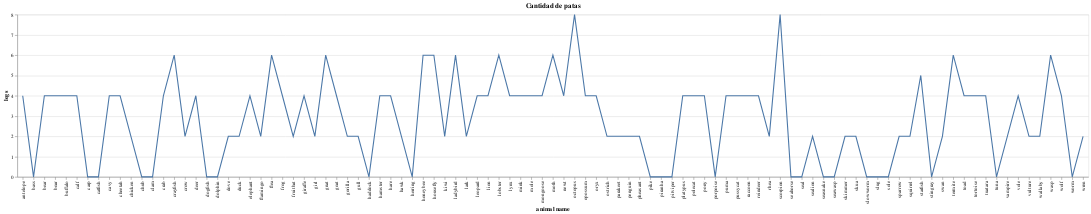

The code cell stored with this chart in its notebook:
### Code cell
plot_legs.title = 'Cantidad de patas'
plot_legs

### Figure 1 — Vega-Lite specification as saved in the notebook (floating-point values rounded to 4 significant figures)
{"config": {"view": {"continuousWidth": 400, "continuousHeight": 300}}, "data": {"name": "data-e3d594e206aeb1e7e4985628e88d3eb2"}, "mark": "line", "encoding": {"x": {"field": "animal name", "type": "nominal"}, "y": {"field": "legs", "type": "quantitative"}}, "title": "Cantidad de patas", "$schema": "https://vega.github.io/schema/vega-lite/v4.17.0.json", "datasets": {"data-e3d594e206aeb1e7e4985628e88d3eb2": [{"animal name": "antelope", "hair": 1, "feathers": 0, "eggs": 0, "milk": 1, "airborne": 0, "aquatic": 0, "predator": 0, "toothed": 1, "backbone": 1, "breathes": 1, "venomous": 0, "fins": 0, "legs": 4, "tail": 1, "domestic": 0, " cat-size": 1, "type": 1}, {"animal name": "bass", "hair": 0, "feathers": 0, "eggs": 1, "milk": 0, "airborne": 0, "aquatic": 1, "predator": 1, "toothed": 1, "backbone": 1, "breathes": 0, "venomous": 0, "fins": 1, "legs": 0, "tail": 1, "domestic": 0, " cat-size": 0, "type": 4}, {"animal name": "bear", "hair": 1, "feathers": 0, "eggs": 0, "milk": 1, "airborne": 0, "aquatic": 0, "predator": 1, "toothed": 1, "backbone": 1, "breathes": 1, "venomous": 0, "fins": 0, "legs": 4, "tail": 0, "domestic": 0, " cat-size": 1, "type": 1}, {"animal name": "boar", "hair": 1, "feathers": 0, "eggs": 0, "milk": 1, "airborne": 0, "aquatic": 0, "predator": 1, "toothed": 1, "backbone": 1, "breathes": 1, "venomous": 0, "fins": 0, "legs": 4, "tail": 1, "domestic": 0, " cat-size": 1, "type": 1}, {"animal name": "buffalo", "hair": 1, "feathers": 0, "eggs": 0, "milk": 1, "airborne": 0, "aquatic": 0, "predator": 0, "toothed": 1, "backbone": 1, "breathes": 1, "venomous": 0, "fins": 0, "legs": 4, "tail": 1, "domestic": 0, " cat-size": 1, "type": 1}, {"animal name": "calf", "hair": 1, "feathers": 0, "eggs": 0, "milk": 1, "airborne": 0, "aquatic": 0, "predator": 0, "toothed": 1, "backbone": 1, "breathes": 1, "venomous": 0, "fins": 0, "legs": 4, "tail": 1, "domestic": 1, " cat-size": 1, "type": 1}, {"animal name": "carp", "hair": 0, "feathers": 0, "eggs": 1, "milk": 0, "airborne": 0, "aquatic": 1, "predator": 0, "toothed": 1, "backbone": 1, "breathes": 0, "venomous": 0, "fins": 1, "legs": 0, "tail": 1, "domestic": 1, " cat-size": 0, "type": 4}, {"animal name": "catfish", "hair": 0, "feathers": 0, "eggs": 1, "milk": 0, "airborne": 0, "aquatic": 1, "predator": 1, "toothed": 1, "backbone": 1, "breathes": 0, "venomous": 0, "fins": 1, "legs": 0, "tail": 1, "domestic": 0, " cat-size": 0, "type": 4}, {"animal name": "cavy", "hair": 1, "feathers": 0, "eggs": 0, "milk": 1, "airborne": 0, "aquatic": 0, "predator": 0, "toothed": 1, "backbone": 1, "breathes": 1, "venomous": 0, "fins": 0, "legs": 4, "tail": 0, "domestic": 1, " cat-size": 0, "type": 1}, {"animal name": "cheetah", "hair": 1, "feathers": 0, "eggs": 0, "milk": 1, "airborne": 0, "aquatic": 0, "predator": 1, "toothed": 1, "backbone": 1, "breathes": 1, "venomous": 0, "fins": 0, "legs": 4, "tail": 1, "domestic": 0, " cat-size": 1, "type": 1}, {"animal name": "chicken", "hair": 0, "feathers": 1, "eggs": 1, "milk": 0, "airborne": 1, "aquatic": 0, "predator": 0, "toothed": 0, "backbone": 1, "breathes": 1, "venomous": 0, "fins": 0, "legs": 2, "tail": 1, "domestic": 1, " cat-size": 0, "type": 2}, {"animal name": "chub", "hair": 0, "feathers": 0, "eggs": 1, "milk": 0, "airborne": 0, "aquatic": 1, "predator": 1, "toothed": 1, "backbone": 1, "breathes": 0, "venomous": 0, "fins": 1, "legs": 0, "tail": 1, "domestic": 0, " cat-size": 0, "type": 4}, {"animal name": "clam", "hair": 0, "feathers": 0, "eggs": 1, "milk": 0, "airborne": 0, "aquatic": 0, "predator": 1, "toothed": 0, "backbone": 0, "breathes": 0, "venomous": 0, "fins": 0, "legs": 0, "tail": 0, "domestic": 0, " cat-size": 0, "type": 7}, {"animal name": "crab", "hair": 0, "feathers": 0, "eggs": 1, "milk": 0, "airborne": 0, "aquatic": 1, "predator": 1, "toothed": 0, "backbone": 0, "breathes": 0, "venomous": 0, "fins": 0, "legs": 4, "tail": 0, "domestic": 0, " cat-size": 0, "type": 7}, {"animal name": "crayfish", "hair": 0, "feathers": 0, "eggs": 1, "milk": 0, "airborne": 0, "aquatic": 1, "predator": 1, "toothed": 0, "backbone": 0, "breathes": 0, "venomous": 0, "fins": 0, "legs": 6, "tail": 0, "domestic": 0, " cat-size": 0, "type": 7}, {"animal name": "crow", "hair": 0, "feathers": 1, "eggs": 1, "milk": 0, "airborne": 1, "aquatic": 0, "predator": 1, "toothed": 0, "backbone": 1, "breathes": 1, "venomous": 0, "fins": 0, "legs": 2, "tail": 1, "domestic": 0, " cat-size": 0, "type": 2}, {"animal name": "deer", "hair": 1, "feathers": 0, "eggs": 0, "milk": 1, "airborne": 0, "aquatic": 0, "predator": 0, "toothed": 1, "backbone": 1, "breathes": 1, "venomous": 0, "fins": 0, "legs": 4, "tail": 1, "domestic": 0, " cat-size": 1, "type": 1}, {"animal name": "dogfish", "hair": 0, "feathers": 0, "eggs": 1, "milk": 0, "airborne": 0, "aquatic": 1, "predator": 1, "toothed": 1, "backbone": 1, "breathes": 0, "venomous": 0, "fins": 1, "legs": 0, "tail": 1, "domestic": 0, " cat-size": 1, "type": 4}, {"animal name": "dolphin", "hair": 0, "feathers": 0, "eggs": 0, "milk": 1, "airborne": 0, "aquatic": 1, "predator": 1, "toothed": 1, "backbone": 1, "breathes": 1, "venomous": 0, "fins": 1, "legs": 0, "tail": 1, "domestic": 0, " cat-size": 1, "type": 1}, {"animal name": "dove", "hair": 0, "feathers": 1, "eggs": 1, "milk": 0, "airborne": 1, "aquatic": 0, "predator": 0, "toothed": 0, "backbone": 1, "breathes": 1, "venomous": 0, "fins": 0, "legs": 2, "tail": 1, "domestic": 1, " cat-size": 0, "type": 2}, {"animal name": "duck", "hair": 0, "feathers": 1, "eggs": 1, "milk": 0, "airborne": 1, "aquatic": 1, "predator": 0, "toothed": 0, "backbone": 1, "breathes": 1, "venomous": 0, "fins": 0, "legs": 2, "tail": 1, "domestic": 0, " cat-size": 0, "type": 2}, {"animal name": "elephant", "hair": 1, "feathers": 0, "eggs": 0, "milk": 1, "airborne": 0, "aquatic": 0, "predator": 0, "toothed": 1, "backbone": 1, "breathes": 1, "venomous": 0, "fins": 0, "legs": 4, "tail": 1, "domestic": 0, " cat-size": 1, "type": 1}, {"animal name": "flamingo", "hair": 0, "feathers": 1, "eggs": 1, "milk": 0, "airborne": 1, "aquatic": 0, "predator": 0, "toothed": 0, "backbone": 1, "breathes": 1, "venomous": 0, "fins": 0, "legs": 2, "tail": 1, "domestic": 0, " cat-size": 1, "type": 2}, {"animal name": "flea", "hair": 0, "feathers": 0, "eggs": 1, "milk": 0, "airborne": 0, "aquatic": 0, "predator": 0, "toothed": 0, "backbone": 0, "breathes": 1, "venomous": 0, "fins": 0, "legs": 6, "tail": 0, "domestic": 0, " cat-size": 0, "type": 6}, {"animal name": "frog", "hair": 0, "feathers": 0, "eggs": 1, "milk": 0, "airborne": 0, "aquatic": 1, "predator": 1, "toothed": 1, "backbone": 1, "breathes": 1, "venomous": 0, "fins": 0, "legs": 4, "tail": 0, "domestic": 0, " cat-size": 0, "type": 5}, {"animal name": "frog", "hair": 0, "feathers": 0, "eggs": 1, "milk": 0, "airborne": 0, "aquatic": 1, "predator": 1, "toothed": 1, "backbone": 1, "breathes": 1, "venomous": 1, "fins": 0, "legs": 4, "tail": 0, "domestic": 0, " cat-size": 0, "type": 5}, {"animal name": "fruitbat", "hair": 1, "feathers": 0, "eggs": 0, "milk": 1, "airborne": 1, "aquatic": 0, "predator": 0, "toothed": 1, "backbone": 1, "breathes": 1, "venomous": 0, "fins": 0, "legs": 2, "tail": 1, "domestic": 0, " cat-size": 0, "type": 1}, {"animal name": "giraffe", "hair": 1, "feathers": 0, "eggs": 0, "milk": 1, "airborne": 0, "aquatic": 0, "predator": 0, "toothed": 1, "backbone": 1, "breathes": 1, "venomous": 0, "fins": 0, "legs": 4, "tail": 1, "domestic": 0, " cat-size": 1, "type": 1}, {"animal name": "girl", "hair": 1, "feathers": 0, "eggs": 0, "milk": 1, "airborne": 0, "aquatic": 0, "predator": 1, "toothed": 1, "backbone": 1, "breathes": 1, "venomous": 0, "fins": 0, "legs": 2, "tail": 0, "domestic": 1, " cat-size": 1, "type": 1}, {"animal name": "gnat", "hair": 0, "feathers": 0, "eggs": 1, "milk": 0, "airborne": 1, "aquatic": 0, "predator": 0, "toothed": 0, "backbone": 0, "breathes": 1, "venomous": 0, "fins": 0, "legs": 6, "tail": 0, "domestic": 0, " cat-size": 0, "type": 6}, {"animal name": "goat", "hair": 1, "feathers": 0, "eggs": 0, "milk": 1, "airborne": 0, "aquatic": 0, "predator": 0, "toothed": 1, "backbone": 1, "breathes": 1, "venomous": 0, "fins": 0, "legs": 4, "tail": 1, "domestic": 1, " cat-size": 1, "type": 1}, {"animal name": "gorilla", "hair": 1, "feathers": 0, "eggs": 0, "milk": 1, "airborne": 0, "aquatic": 0, "predator": 0, "toothed": 1, "backbone": 1, "breathes": 1, "venomous": 0, "fins": 0, "legs": 2, "tail": 0, "domestic": 0, " cat-size": 1, "type": 1}, {"animal name": "gull", "hair": 0, "feathers": 1, "eggs": 1, "milk": 0, "airborne": 1, "aquatic": 1, "predator": 1, "toothed": 0, "backbone": 1, "breathes": 1, "venomous": 0, "fins": 0, "legs": 2, "tail": 1, "domestic": 0, " cat-size": 0, "type": 2}, {"animal name": "haddock", "hair": 0, "feathers": 0, "eggs": 1, "milk": 0, "airborne": 0, "aquatic": 1, "predator": 0, "toothed": 1, "backbone": 1, "breathes": 0, "venomous": 0, "fins": 1, "legs": 0, "tail": 1, "domestic": 0, " cat-size": 0, "type": 4}, {"animal name": "hamster", "hair": 1, "feathers": 0, "eggs": 0, "milk": 1, "airborne": 0, "aquatic": 0, "predator": 0, "toothed": 1, "backbone": 1, "breathes": 1, "venomous": 0, "fins": 0, "legs": 4, "tail": 1, "domestic": 1, " cat-size": 0, "type": 1}, {"animal name": "hare", "hair": 1, "feathers": 0, "eggs": 0, "milk": 1, "airborne": 0, "aquatic": 0, "predator": 0, "toothed": 1, "backbone": 1, "breathes": 1, "venomous": 0, "fins": 0, "legs": 4, "tail": 1, "domestic": 0, " cat-size": 0, "type": 1}, {"animal name": "hawk", "hair": 0, "feathers": 1, "eggs": 1, "milk": 0, "airborne": 1, "aquatic": 0, "predator": 1, "toothed": 0, "backbone": 1, "breathes": 1, "venomous": 0, "fins": 0, "legs": 2, "tail": 1, "domestic": 0, " cat-size": 0, "type": 2}, {"animal name": "herring", "hair": 0, "feathers": 0, "eggs": 1, "milk": 0, "airborne": 0, "aquatic": 1, "predator": 1, "toothed": 1, "backbone": 1, "breathes": 0, "venomous": 0, "fins": 1, "legs": 0, "tail": 1, "domestic": 0, " cat-size": 0, "type": 4}, {"animal name": "honeybee", "hair": 1, "feathers": 0, "eggs": 1, "milk": 0, "airborne": 1, "aquatic": 0, "predator": 0, "toothed": 0, "backbone": 0, "breathes": 1, "venomous": 1, "fins": 0, "legs": 6, "tail": 0, "domestic": 1, " cat-size": 0, "type": 6}, {"animal name": "housefly", "hair": 1, "feathers": 0, "eggs": 1, "milk": 0, "airborne": 1, "aquatic": 0, "predator": 0, "toothed": 0, "backbone": 0, "breathes": 1, "venomous": 0, "fins": 0, "legs": 6, "tail": 0, "domestic": 0, " cat-size": 0, "type": 6}, {"animal name": "kiwi", "hair": 0, "feathers": 1, "eggs": 1, "milk": 0, "airborne": 0, "aquatic": 0, "predator": 1, "toothed": 0, "backbone": 1, "breathes": 1, "venomous": 0, "fins": 0, "legs": 2, "tail": 1, "domestic": 0, " cat-size": 0, "type": 2}, {"animal name": "ladybird", "hair": 0, "feathers": 0, "eggs": 1, "milk": 0, "airborne": 1, "aquatic": 0, "predator": 1, "toothed": 0, "backbone": 0, "breathes": 1, "venomous": 0, "fins": 0, "legs": 6, "tail": 0, "domestic": 0, " cat-size": 0, "type": 6}, {"animal name": "lark", "hair": 0, "feathers": 1, "eggs": 1, "milk": 0, "airborne": 1, "aquatic": 0, "predator": 0, "toothed": 0, "backbone": 1, "breathes": 1, "venomous": 0, "fins": 0, "legs": 2, "tail": 1, "domestic": 0, " cat-size": 0, "type": 2}, {"animal name": "leopard", "hair": 1, "feathers": 0, "eggs": 0, "milk": 1, "airborne": 0, "aquatic": 0, "predator": 1, "toothed": 1, "backbone": 1, "breathes": 1, "venomous": 0, "fins": 0, "legs": 4, "tail": 1, "domestic": 0, " cat-size": 1, "type": 1}, {"animal name": "lion", "hair": 1, "feathers": 0, "eggs": 0, "milk": 1, "airborne": 0, "aquatic": 0, "predator": 1, "toothed": 1, "backbone": 1, "breathes": 1, "venomous": 0, "fins": 0, "legs": 4, "tail": 1, "domestic": 0, " cat-size": 1, "type": 1}, {"animal name": "lobster", "hair": 0, "feathers": 0, "eggs": 1, "milk": 0, "airborne": 0, "aquatic": 1, "predator": 1, "toothed": 0, "backbone": 0, "breathes": 0, "venomous": 0, "fins": 0, "legs": 6, "tail": 0, "domestic": 0, " cat-size": 0, "type": 7}, {"animal name": "lynx", "hair": 1, "feathers": 0, "eggs": 0, "milk": 1, "airborne": 0, "aquatic": 0, "predator": 1, "toothed": 1, "backbone": 1, "breathes": 1, "venomous": 0, "fins": 0, "legs": 4, "tail": 1, "domestic": 0, " cat-size": 1, "type": 1}, {"animal name": "mink", "hair": 1, "feathers": 0, "eggs": 0, "milk": 1, "airborne": 0, "aquatic": 1, "predator": 1, "toothed": 1, "backbone": 1, "breathes": 1, "venomous": 0, "fins": 0, "legs": 4, "tail": 1, "domestic": 0, " cat-size": 1, "type": 1}, {"animal name": "mole", "hair": 1, "feathers": 0, "eggs": 0, "milk": 1, "airborne": 0, "aquatic": 0, "predator": 1, "toothed": 1, "backbone": 1, "breathes": 1, "venomous": 0, "fins": 0, "legs": 4, "tail": 1, "domestic": 0, " cat-size": 0, "type": 1}, {"animal name": "mongoose", "hair": 1, "feathers": 0, "eggs": 0, "milk": 1, "airborne": 0, "aquatic": 0, "predator": 1, "toothed": 1, "backbone": 1, "breathes": 1, "venomous": 0, "fins": 0, "legs": 4, "tail": 1, "domestic": 0, " cat-size": 1, "type": 1}, {"animal name": "moth", "hair": 1, "feathers": 0, "eggs": 1, "milk": 0, "airborne": 1, "aquatic": 0, "predator": 0, "toothed": 0, "backbone": 0, "breathes": 1, "venomous": 0, "fins": 0, "legs": 6, "tail": 0, "domestic": 0, " cat-size": 0, "type": 6}, {"animal name": "newt", "hair": 0, "feathers": 0, "eggs": 1, "milk": 0, "airborne": 0, "aquatic": 1, "predator": 1, "toothed": 1, "backbone": 1, "breathes": 1, "venomous": 0, "fins": 0, "legs": 4, "tail": 1, "domestic": 0, " cat-size": 0, "type": 5}, {"animal name": "octopus", "hair": 0, "feathers": 0, "eggs": 1, "milk": 0, "airborne": 0, "aquatic": 1, "predator": 1, "toothed": 0, "backbone": 0, "breathes": 0, "venomous": 0, "fins": 0, "legs": 8, "tail": 0, "domestic": 0, " cat-size": 1, "type": 7}, {"animal name": "opossum", "hair": 1, "feathers": 0, "eggs": 0, "milk": 1, "airborne": 0, "aquatic": 0, "predator": 1, "toothed": 1, "backbone": 1, "breathes": 1, "venomous": 0, "fins": 0, "legs": 4, "tail": 1, "domestic": 0, " cat-size": 0, "type": 1}, {"animal name": "oryx", "hair": 1, "feathers": 0, "eggs": 0, "milk": 1, "airborne": 0, "aquatic": 0, "predator": 0, "toothed": 1, "backbone": 1, "breathes": 1, "venomous": 0, "fins": 0, "legs": 4, "tail": 1, "domestic": 0, " cat-size": 1, "type": 1}, {"animal name": "ostrich", "hair": 0, "feathers": 1, "eggs": 1, "milk": 0, "airborne": 0, "aquatic": 0, "predator": 0, "toothed": 0, "backbone": 1, "breathes": 1, "venomous": 0, "fins": 0, "legs": 2, "tail": 1, "domestic": 0, " cat-size": 1, "type": 2}, {"animal name": "parakeet", "hair": 0, "feathers": 1, "eggs": 1, "milk": 0, "airborne": 1, "aquatic": 0, "predator": 0, "toothed": 0, "backbone": 1, "breathes": 1, "venomous": 0, "fins": 0, "legs": 2, "tail": 1, "domestic": 1, " cat-size": 0, "type": 2}, {"animal name": "penguin", "hair": 0, "feathers": 1, "eggs": 1, "milk": 0, "airborne": 0, "aquatic": 1, "predator": 1, "toothed": 0, "backbone": 1, "breathes": 1, "venomous": 0, "fins": 0, "legs": 2, "tail": 1, "domestic": 0, " cat-size": 1, "type": 2}, {"animal name": "pheasant", "hair": 0, "feathers": 1, "eggs": 1, "milk": 0, "airborne": 1, "aquatic": 0, "predator": 0, "toothed": 0, "backbone": 1, "breathes": 1, "venomous": 0, "fins": 0, "legs": 2, "tail": 1, "domestic": 0, " cat-size": 0, "type": 2}, {"animal name": "pike", "hair": 0, "feathers": 0, "eggs": 1, "milk": 0, "airborne": 0, "aquatic": 1, "predator": 1, "toothed": 1, "backbone": 1, "breathes": 0, "venomous": 0, "fins": 1, "legs": 0, "tail": 1, "domestic": 0, " cat-size": 1, "type": 4}, {"animal name": "piranha", "hair": 0, "feathers": 0, "eggs": 1, "milk": 0, "airborne": 0, "aquatic": 1, "predator": 1, "toothed": 1, "backbone": 1, "breathes": 0, "venomous": 0, "fins": 1, "legs": 0, "tail": 1, "domestic": 0, " cat-size": 0, "type": 4}, {"animal name": "pitviper", "hair": 0, "feathers": 0, "eggs": 1, "milk": 0, "airborne": 0, "aquatic": 0, "predator": 1, "toothed": 1, "backbone": 1, "breathes": 1, "venomous": 1, "fins": 0, "legs": 0, "tail": 1, "domestic": 0, " cat-size": 0, "type": 3}, {"animal name": "platypus", "hair": 1, "feathers": 0, "eggs": 1, "milk": 1, "airborne": 0, "aquatic": 1, "predator": 1, "toothed": 0, "backbone": 1, "breathes": 1, "venomous": 0, "fins": 0, "legs": 4, "tail": 1, "domestic": 0, " cat-size": 1, "type": 1}, {"animal name": "polecat", "hair": 1, "feathers": 0, "eggs": 0, "milk": 1, "airborne": 0, "aquatic": 0, "predator": 1, "toothed": 1, "backbone": 1, "breathes": 1, "venomous": 0, "fins": 0, "legs": 4, "tail": 1, "domestic": 0, " cat-size": 1, "type": 1}, {"animal name": "pony", "hair": 1, "feathers": 0, "eggs": 0, "milk": 1, "airborne": 0, "aquatic": 0, "predator": 0, "toothed": 1, "backbone": 1, "breathes": 1, "venomous": 0, "fins": 0, "legs": 4, "tail": 1, "domestic": 1, " cat-size": 1, "type": 1}, {"animal name": "porpoise", "hair": 0, "feathers": 0, "eggs": 0, "milk": 1, "airborne": 0, "aquatic": 1, "predator": 1, "toothed": 1, "backbone": 1, "breathes": 1, "venomous": 0, "fins": 1, "legs": 0, "tail": 1, "domestic": 0, " cat-size": 1, "type": 1}, {"animal name": "puma", "hair": 1, "feathers": 0, "eggs": 0, "milk": 1, "airborne": 0, "aquatic": 0, "predator": 1, "toothed": 1, "backbone": 1, "breathes": 1, "venomous": 0, "fins": 0, "legs": 4, "tail": 1, "domestic": 0, " cat-size": 1, "type": 1}, {"animal name": "pussycat", "hair": 1, "feathers": 0, "eggs": 0, "milk": 1, "airborne": 0, "aquatic": 0, "predator": 1, "toothed": 1, "backbone": 1, "breathes": 1, "venomous": 0, "fins": 0, "legs": 4, "tail": 1, "domestic": 1, " cat-size": 1, "type": 1}, {"animal name": "raccoon", "hair": 1, "feathers": 0, "eggs": 0, "milk": 1, "airborne": 0, "aquatic": 0, "predator": 1, "toothed": 1, "backbone": 1, "breathes": 1, "venomous": 0, "fins": 0, "legs": 4, "tail": 1, "domestic": 0, " cat-size": 1, "type": 1}, {"animal name": "reindeer", "hair": 1, "feathers": 0, "eggs": 0, "milk": 1, "airborne": 0, "aquatic": 0, "predator": 0, "toothed": 1, "backbone": 1, "breathes": 1, "venomous": 0, "fins": 0, "legs": 4, "tail": 1, "domestic": 1, " cat-size": 1, "type": 1}, {"animal name": "rhea", "hair": 0, "feathers": 1, "eggs": 1, "milk": 0, "airborne": 0, "aquatic": 0, "predator": 1, "toothed": 0, "backbone": 1, "breathes": 1, "venomous": 0, "fins": 0, "legs": 2, "tail": 1, "domestic": 0, " cat-size": 1, "type": 2}, {"animal name": "scorpion", "hair": 0, "feathers": 0, "eggs": 0, "milk": 0, "airborne": 0, "aquatic": 0, "predator": 1, "toothed": 0, "backbone": 0, "breathes": 1, "venomous": 1, "fins": 0, "legs": 8, "tail": 1, "domestic": 0, " cat-size": 0, "type": 7}, {"animal name": "seahorse", "hair": 0, "feathers": 0, "eggs": 1, "milk": 0, "airborne": 0, "aquatic": 1, "predator": 0, "toothed": 1, "backbone": 1, "breathes": 0, "venomous": 0, "fins": 1, "legs": 0, "tail": 1, "domestic": 0, " cat-size": 0, "type": 4}, {"animal name": "seal", "hair": 1, "feathers": 0, "eggs": 0, "milk": 1, "airborne": 0, "aquatic": 1, "predator": 1, "toothed": 1, "backbone": 1, "breathes": 1, "venomous": 0, "fins": 1, "legs": 0, "tail": 0, "domestic": 0, " cat-size": 1, "type": 1}, {"animal name": "sealion", "hair": 1, "feathers": 0, "eggs": 0, "milk": 1, "airborne": 0, "aquatic": 1, "predator": 1, "toothed": 1, "backbone": 1, "breathes": 1, "venomous": 0, "fins": 1, "legs": 2, "tail": 1, "domestic": 0, " cat-size": 1, "type": 1}, {"animal name": "seasnake", "hair": 0, "feathers": 0, "eggs": 0, "milk": 0, "airborne": 0, "aquatic": 1, "predator": 1, "toothed": 1, "backbone": 1, "breathes": 0, "venomous": 1, "fins": 0, "legs": 0, "tail": 1, "domestic": 0, " cat-size": 0, "type": 3}, {"animal name": "seawasp", "hair": 0, "feathers": 0, "eggs": 1, "milk": 0, "airborne": 0, "aquatic": 1, "predator": 1, "toothed": 0, "backbone": 0, "breathes": 0, "venomous": 1, "fins": 0, "legs": 0, "tail": 0, "domestic": 0, " cat-size": 0, "type": 7}, {"animal name": "skimmer", "hair": 0, "feathers": 1, "eggs": 1, "milk": 0, "airborne": 1, "aquatic": 1, "predator": 1, "toothed": 0, "backbone": 1, "breathes": 1, "venomous": 0, "fins": 0, "legs": 2, "tail": 1, "domestic": 0, " cat-size": 0, "type": 2}, {"animal name": "skua", "hair": 0, "feathers": 1, "eggs": 1, "milk": 0, "airborne": 1, "aquatic": 1, "predator": 1, "toothed": 0, "backbone": 1, "breathes": 1, "venomous": 0, "fins": 0, "legs": 2, "tail": 1, "domestic": 0, " cat-size": 0, "type": 2}, {"animal name": "slowworm", "hair": 0, "feathers": 0, "eggs": 1, "milk": 0, "airborne": 0, "aquatic": 0, "predator": 1, "toothed": 1, "backbone": 1, "breathes": 1, "venomous": 0, "fins": 0, "legs": 0, "tail": 1, "domestic": 0, " cat-size": 0, "type": 3}, {"animal name": "slug", "hair": 0, "feathers": 0, "eggs": 1, "milk": 0, "airborne": 0, "aquatic": 0, "predator": 0, "toothed": 0, "backbone": 0, "breathes": 1, "venomous": 0, "fins": 0, "legs": 0, "tail": 0, "domestic": 0, " cat-size": 0, "type": 7}, {"animal name": "sole", "hair": 0, "feathers": 0, "eggs": 1, "milk": 0, "airborne": 0, "aquatic": 1, "predator": 0, "toothed": 1, "backbone": 1, "breathes": 0, "venomous": 0, "fins": 1, "legs": 0, "tail": 1, "domestic": 0, " cat-size": 0, "type": 4}, {"animal name": "sparrow", "hair": 0, "feathers": 1, "eggs": 1, "milk": 0, "airborne": 1, "aquatic": 0, "predator": 0, "toothed": 0, "backbone": 1, "breathes": 1, "venomous": 0, "fins": 0, "legs": 2, "tail": 1, "domestic": 0, " cat-size": 0, "type": 2}, {"animal name": "squirrel", "hair": 1, "feathers": 0, "eggs": 0, "milk": 1, "airborne": 0, "aquatic": 0, "predator": 0, "toothed": 1, "backbone": 1, "breathes": 1, "venomous": 0, "fins": 0, "legs": 2, "tail": 1, "domestic": 0, " cat-size": 0, "type": 1}, {"animal name": "starfish", "hair": 0, "feathers": 0, "eggs": 1, "milk": 0, "airborne": 0, "aquatic": 1, "predator": 1, "toothed": 0, "backbone": 0, "breathes": 0, "venomous": 0, "fins": 0, "legs": 5, "tail": 0, "domestic": 0, " cat-size": 0, "type": 7}, {"animal name": "stingray", "hair": 0, "feathers": 0, "eggs": 1, "milk": 0, "airborne": 0, "aquatic": 1, "predator": 1, "toothed": 1, "backbone": 1, "breathes": 0, "venomous": 1, "fins": 1, "legs": 0, "tail": 1, "domestic": 0, " cat-size": 1, "type": 4}, {"animal name": "swan", "hair": 0, "feathers": 1, "eggs": 1, "milk": 0, "airborne": 1, "aquatic": 1, "predator": 0, "toothed": 0, "backbone": 1, "breathes": 1, "venomous": 0, "fins": 0, "legs": 2, "tail": 1, "domestic": 0, " cat-size": 1, "type": 2}, {"animal name": "termite", "hair": 0, "feathers": 0, "eggs": 1, "milk": 0, "airborne": 0, "aquatic": 0, "predator": 0, "toothed": 0, "backbone": 0, "breathes": 1, "venomous": 0, "fins": 0, "legs": 6, "tail": 0, "domestic": 0, " cat-size": 0, "type": 6}, {"animal name": "toad", "hair": 0, "feathers": 0, "eggs": 1, "milk": 0, "airborne": 0, "aquatic": 1, "predator": 0, "toothed": 1, "backbone": 1, "breathes": 1, "venomous": 0, "fins": 0, "legs": 4, "tail": 0, "domestic": 0, " cat-size": 0, "type": 5}, {"animal name": "tortoise", "hair": 0, "feathers": 0, "eggs": 1, "milk": 0, "airborne": 0, "aquatic": 0, "predator": 0, "toothed": 0, "backbone": 1, "breathes": 1, "venomous": 0, "fins": 0, "legs": 4, "tail": 1, "domestic": 0, " cat-size": 1, "type": 3}, {"animal name": "tuatara", "hair": 0, "feathers": 0, "eggs": 1, "milk": 0, "airborne": 0, "aquatic": 0, "predator": 1, "toothed": 1, "backbone": 1, "breathes": 1, "venomous": 0, "fins": 0, "legs": 4, "tail": 1, "domestic": 0, " cat-size": 0, "type": 3}, {"animal name": "tuna", "hair": 0, "feathers": 0, "eggs": 1, "milk": 0, "airborne": 0, "aquatic": 1, "predator": 1, "toothed": 1, "backbone": 1, "breathes": 0, "venomous": 0, "fins": 1, "legs": 0, "tail": 1, "domestic": 0, " cat-size": 1, "type": 4}, {"animal name": "vampire", "hair": 1, "feathers": 0, "eggs": 0, "milk": 1, "airborne": 1, "aquatic": 0, "predator": 0, "toothed": 1, "backbone": 1, "breathes": 1, "venomous": 0, "fins": 0, "legs": 2, "tail": 1, "domestic": 0, " cat-size": 0, "type": 1}, {"animal name": "vole", "hair": 1, "feathers": 0, "eggs": 0, "milk": 1, "airborne": 0, "aquatic": 0, "predator": 0, "toothed": 1, "backbone": 1, "breathes": 1, "venomous": 0, "fins": 0, "legs": 4, "tail": 1, "domestic": 0, " cat-size": 0, "type": 1}, {"animal name": "vulture", "hair": 0, "feathers": 1, "eggs": 1, "milk": 0, "airborne": 1, "aquatic": 0, "predator": 1, "toothed": 0, "backbone": 1, "breathes": 1, "venomous": 0, "fins": 0, "legs": 2, "tail": 1, "domestic": 0, " cat-size": 1, "type": 2}, {"animal name": "wallaby", "hair": 1, "feathers": 0, "eggs": 0, "milk": 1, "airborne": 0, "aquatic": 0, "predator": 0, "toothed": 1, "backbone": 1, "breathes": 1, "venomous": 0, "fins": 0, "legs": 2, "tail": 1, "domestic": 0, " cat-size": 1, "type": 1}, {"animal name": "wasp", "hair": 1, "feathers": 0, "eggs": 1, "milk": 0, "airborne": 1, "aquatic": 0, "predator": 0, "toothed": 0, "backbone": 0, "breathes": 1, "venomous": 1, "fins": 0, "legs": 6, "tail": 0, "domestic": 0, " cat-size": 0, "type": 6}, {"animal name": "wolf", "hair": 1, "feathers": 0, "eggs": 0, "milk": 1, "airborne": 0, "aquatic": 0, "predator": 1, "toothed": 1, "backbone": 1, "breathes": 1, "venomous": 0, "fins": 0, "legs": 4, "tail": 1, "domestic": 0, " cat-size": 1, "type": 1}, {"animal name": "worm", "hair": 0, "feathers": 0, "eggs": 1, "milk": 0, "airborne": 0, "aquatic": 0, "predator": 0, "toothed": 0, "backbone": 0, "breathes": 1, "venomous": 0, "fins": 0, "legs": 0, "tail": 0, "domestic": 0, " cat-size": 0, "type": 7}, {"animal name": "wren", "hair": 0, "feathers": 1, "eggs": 1, "milk": 0, "airborne": 1, "aquatic": 0, "predator": 0, "toothed": 0, "backbone": 1, "breathes": 1, "venomous": 0, "fins": 0, "legs": 2, "tail": 1, "domestic": 0, " cat-size": 0, "type": 2}]}}
